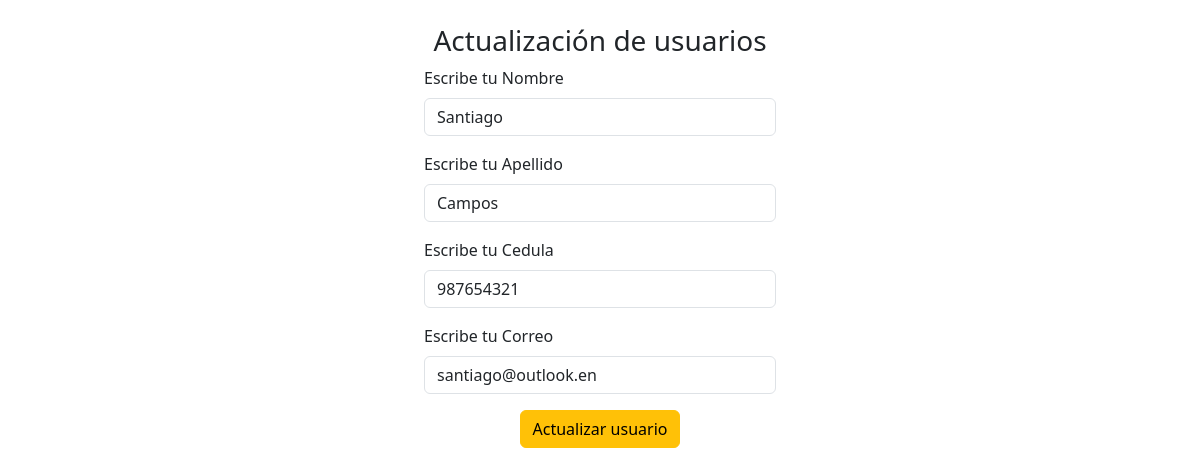
/edit_index.php?id=8, run on the app's committed database.
### tables this page shows
CREATE TABLE `usuarios` (
  `id` int(11) NOT NULL,
  `nombre` varchar(255) NOT NULL,
  `apellido` varchar(255) NOT NULL,
  `cedula` varchar(20) NOT NULL,
  `email` varchar(255) NOT NULL
);

### edit_index.php (the view, shortened to what this page needs)
<?php
    include "model/conn.php";
    $id = $_GET["id"];
    $sql = $conn->query(" select * from usuarios where id = $id ");
?>
<!DOCTYPE html>
<html lang="en">
<head>
    <link href="https://cdn.jsdelivr.net/npm/bootstrap@5.3.3/dist/css/bootstrap.min.css" rel="stylesheet">
</head>
<body>
    <form class="col-4 p-4 m-auto" method="POST">
        <h3 class="text-center">Actualización de usuarios</h3>
        <?php
        include "controller/edit_user.php";
        while($datos = $sql->fetch_object()) {
        ?>
        <div class="mb-3">
            <label for="formNombreLabel" class="form-label">Escribe tu Nombre</label>
            <input type="text" class="form-control" name="nombre" value="<?= $datos->nombre ?>">
        </div>
        <div class="mb-3">
            <label for="formApellidoLabel" class="form-label">Escribe tu Apellido</label>
            <input type="text" class="form-control" name="apellido" value="<?= $datos->apellido ?>">
        </div>
        <div class="mb-3">
            <label for="formCedulaLabel" class="form-label">Escribe tu Cedula</label>
            <input type="number" class="form-control" name="cedula" value="<?= $datos->cedula ?>">
        </div>
        <div class="mb-3">
            <label for="formCorreoLabel" class="form-label">Escribe tu Correo</label>
            <input type="email" class="form-control" name="correo" value="<?= $datos->email ?>">
        </div>
        <?php
        }
        ?>
        <div class="text-center">
            <button type="submit" class="btn btn-warning" name="btnupdate" value="ok">Actualizar usuario</button>
        </div>
    </form>
</body>
</html>

### data on the page
usuarios: nombre "Santiago", apellido "Campos", cedula "987654321", correo "santiago@outlook.en"
